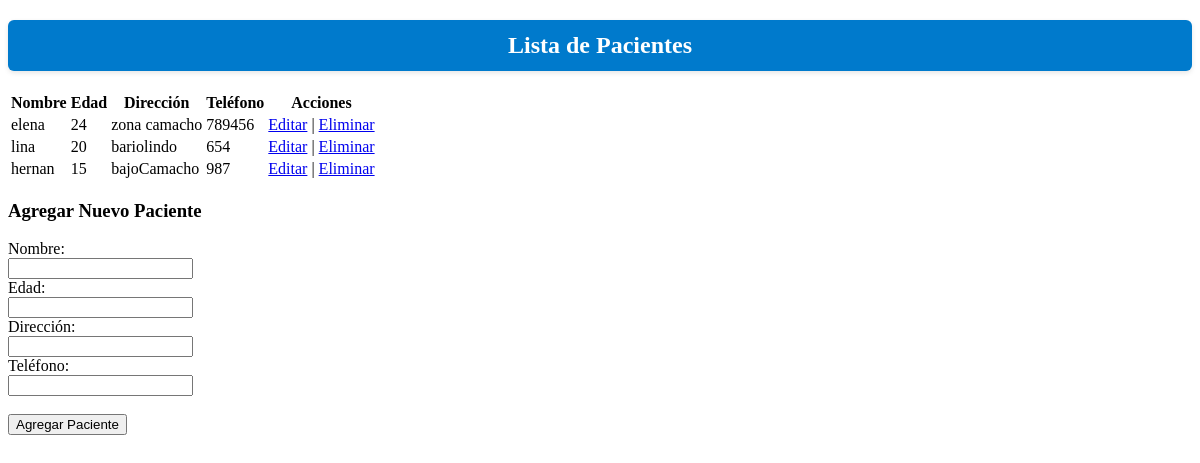
/pacientes, run on the app's committed database.
### models/paciente.py (models this page shows)
class Paciente(db.Model):
    id_paciente = db.Column(db.Integer, primary_key=True)
    nombre = db.Column(db.String(100), nullable=False)
    edad = db.Column(db.Integer)
    direccion = db.Column(db.String(200))
    telefono = db.Column(db.String(20))
    consultas = db.relationship('Consulta', backref='paciente', lazy=True)

### controllers/paciente_controller.py (the view)
@paciente_bp.route('/pacientes')
def listar_pacientes():
    pacientes = Paciente.query.all()
    return render_template('pacientes.html', pacientes=pacientes)

### templates/pacientes.html
{% extends "base.html" %}
{% block content %}
<h2>Lista de Pacientes</h2>
<table>
    <tr>
        <th>Nombre</th>
        <th>Edad</th>
        <th>Dirección</th>
        <th>Teléfono</th>
        <th>Acciones</th>
    </tr>
    {% for p in pacientes %}
    <tr>
        <td>{{ p.nombre }}</td>
        <td>{{ p.edad }}</td>
        <td>{{ p.direccion }}</td>
        <td>{{ p.telefono }}</td>
        <td>
            <a href="/paciente/editar/{{ p.id_paciente }}">Editar</a> |
            <a href="/paciente/eliminar/{{ p.id_paciente }}"
               onclick="return confirm('¿Seguro que deseas eliminar este paciente?');">
               Eliminar
            </a>
        </td>
    </tr>
    {% endfor %}
</table>
<h3>Agregar Nuevo Paciente</h3>
<form method="POST" action="/paciente/nuevo">
    <label>Nombre:</label><br>
    <input type="text" name="nombre" required><br>
    <label>Edad:</label><br>
    <input type="number" name="edad" required><br>
    <label>Dirección:</label><br>
    <input type="text" name="direccion" required><br>
    <label>Teléfono:</label><br>
    <input type="text" name="telefono" required><br><br>
    <button type="submit">Agregar Paciente</button>
</form>
{% endblock %}

### static/style.css (style rules this page uses)
h2 { background-color: #007acc; color: white; padding: 12px; border-radius: 6px; text-align: center; box-shadow: 0 2px 5px rgba(0,0,0,0.1); }

### data on the page
Paciente: nombre "elena", edad "24", direccion "zona camacho", telefono "789456"
Paciente: nombre "lina", edad "20", direccion "bariolindo", telefono "654"
Paciente: nombre "hernan", edad "15", direccion "bajoCamacho", telefono "987"
